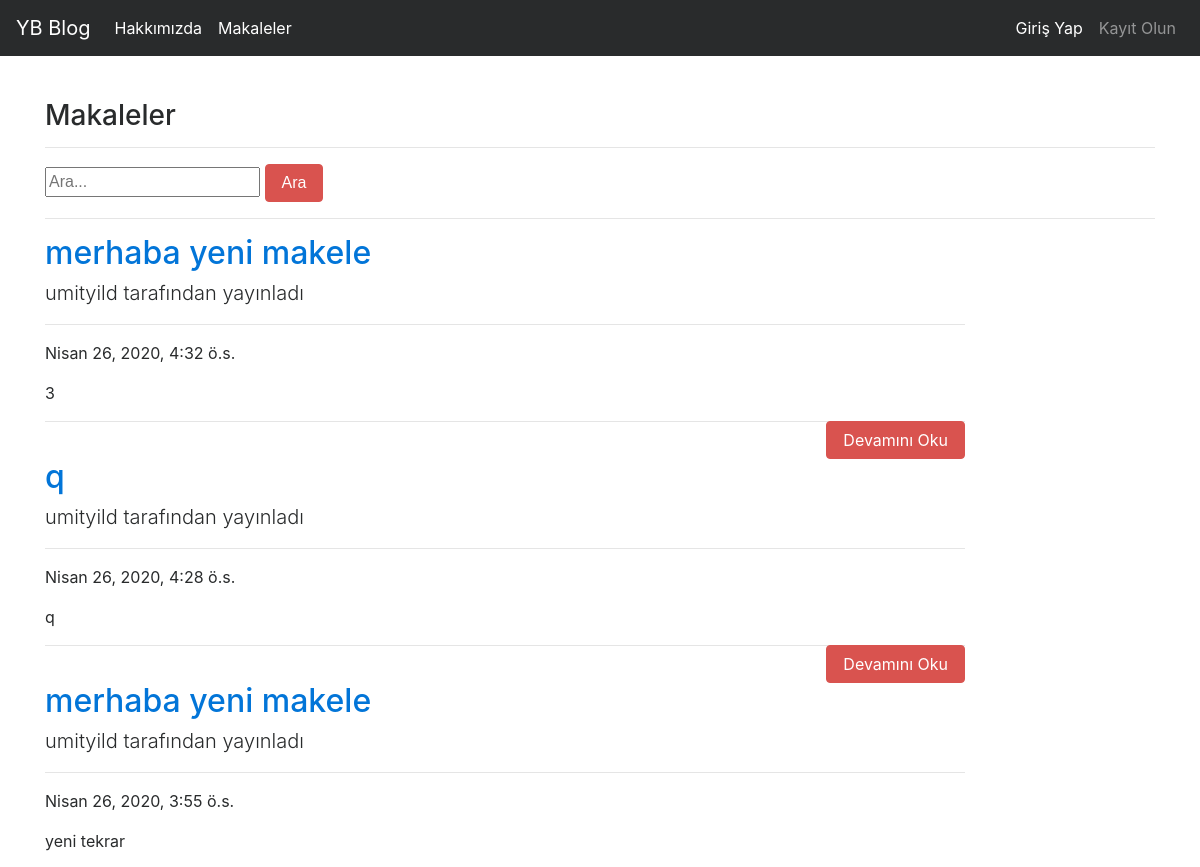
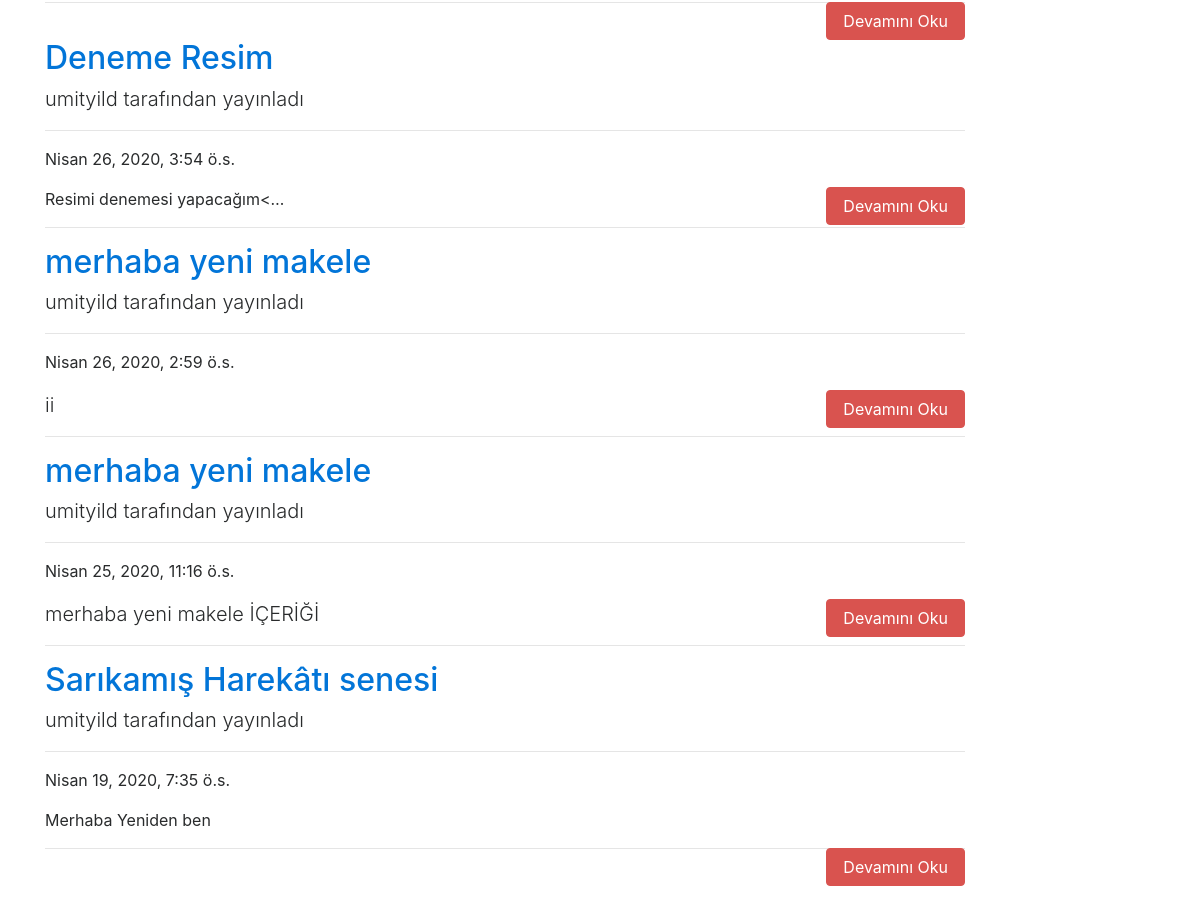
The app's page /articles/ with its own data (2 pictures, top to bottom).
### article/models.py (models this page shows, shortened)
class Article(models.Model):
    author=models.ForeignKey("auth.User",on_delete=models.CASCADE,verbose_name="Yazar")
    title=models.CharField(max_length=500,verbose_name="Başlık")
    context=RichTextField()
    created_date=models.DateTimeField(auto_now_add=True)
    article_image=models.FileField(blank=True,null=True,verbose_name="Makaleye Fotoğraf Ekle")
    class Meta:
         ordering = ['-created_date']

### article/views.py (the view)
# urls.py: path('',views.articles,name="articles"),
def articles(request):
    keyword=request.GET.get("keyword")
    if keyword:
          articles=Article.objects.filter(title__contains=keyword)
          return render(request,"articles.html",{"articles":articles})
    articles=Article.objects.all()
    return render(request,"articles.html",{"articles":articles})

### templates/articles.html (shortened to what this page needs)
{% extends 'layout.html' %}
{% block body %}
<h3>Makaleler</h3>
<hr>
<form >
  <input type="text" name = "keyword" class="input-sm" maxlength="64" placeholder="Ara...">
  <button type="submit" id="btn" class="btn btn-danger">Ara</button>
</form>
<hr>
{% if articles %}
{% for article in  articles %}
<div class="row">
    <div class="col-lg-10">
     <h2>  <a href="/articles/article/{{article.id}}">{{article.title}}  </a> </h2>
      <p class="lead">
        {{article.author}}   tarafından yayınladı
      </p>
      <hr>
      <p>  {{article.created_date}} </p>
      <p class="lead">
        {{article.context|safe|truncatechars:30}}
        <a style="float: right;"  href="/articles/article/{{article.id}}" class="btn btn-danger">Devamını Oku </a>
      </p>
     <hr>
    </div>
  </div>
{% endfor %}
{% else %}
<div class="alert alert-danger">
    Makale Bulunamadı!
</div>
{% endif %}
{% endblock body %}

### templates/layout.html (shortened to what this page needs)
<!DOCTYPE html>
{% load static %}
<html lang="en">
<head>
        <link rel="stylesheet" href="{% static 'css/bootstrap.min.css'%}">
</head>
<body style="margin-bottom: 100px;">
    {% include "includes/navbar.html" %}
    <div style="margin-top:100px" class="container">
        {% block body %}
        {% endblock %}
    </div>
</body>
</html>

### templates/includes/navbar.html (shortened to what this page needs)
<nav class="navbar navbar-toggleable-md navbar-inverse fixed-top bg-inverse">
    <a class="navbar-brand" href="{% url 'index' %}">YB Blog</a>
    <div class="collapse navbar-collapse" id="navbarCollapse">
      <ul class="navbar-nav mr-auto">
        <li class="nav-item active">
          <a class="nav-link" href="{% url 'about' %}">Hakkımızda</a>
        </li>
        <li class="nav-item active">
            <a class="nav-link" href="{% url 'article:articles'  %}">Makaleler</a>
          </li>
      </ul>
      <ul class="navbar-nav ml-auto">
          {% if request.user.is_authenticated %}
          <li class="nav-item active">
            <a class="nav-link" href="{% url 'article:dashboard' %} ">Kontrol Paneli</a>
          </li>
         <li class="nav-item active">
            <a class="nav-link" href="{% url 'user:logout'%}">Çıkış Yap</a>
          </li>
          {% else %}
          <li class="nav-item active">
            <a class="nav-link" href="{% url 'user:login'%}">Giriş Yap</a>
          </li>
          <a class="nav-link" href="{% url 'user:register'%}">Kayıt Olun</a></li>
          {% endif %}
        </ul>
    </div>
  </nav>

### records on screen
Article: title "merhaba yeni makele", author "umityild", created_date "Nisan 26, 2020, 4:32 ö.s.", context "3"
Article: title "q", author "umityild", created_date "Nisan 26, 2020, 4:28 ö.s.", context "q"
Article: title "merhaba yeni makele", author "umityild", created_date "Nisan 26, 2020, 3:55 ö.s.", context "yeni tekrar"
Article: title "Deneme Resim", author "umityild", created_date "Nisan 26, 2020, 3:54 ö.s.", context "Resimi denemesi yapacağım<…"
Article: title "merhaba yeni makele", author "umityild", created_date "Nisan 26, 2020, 2:59 ö.s.", context "ii"
Article: title "merhaba yeni makele", author "umityild", created_date "Nisan 25, 2020, 11:16 ö.s.", context "merhaba yeni makele İÇERİĞİ"
Article: title "Sarıkamış Harekâtı senesi", author "umityild", created_date "Nisan 19, 2020, 7:35 ö.s.", context "Merhaba Yeniden ben"
